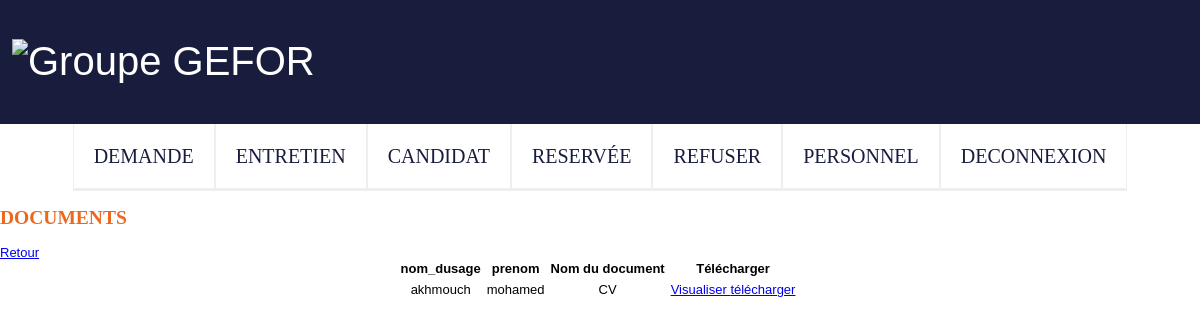
The app's page /admin/document.php?idcandidat=11 with its own data.
### tables this page shows
CREATE TABLE IF NOT EXISTS `document_candidat` (
  `id_candidat` int(11) NOT NULL,
  `id_document` int(11) NOT NULL,
  `url_document` text NOT NULL,
  `date_ajout` date NOT NULL,
  `date_modification` date DEFAULT NULL,
  UNIQUE KEY `id_candidat_2` (`id_candidat`,`id_document`) USING BTREE,
  KEY `id_document` (`id_document`)
);

CREATE TABLE IF NOT EXISTS `candidat` (
  `idcandidat` int(11) NOT NULL AUTO_INCREMENT,
  `nom_dusage` varchar(45) NOT NULL,
  `nom_jeunefille` varchar(255) DEFAULT NULL,
  `prenom` varchar(45) NOT NULL,
  `date_naissance` date DEFAULT NULL,
  `adresse` varchar(75) DEFAULT NULL,
  `cp` varchar(10) DEFAULT NULL,
  `ville` varchar(45) DEFAULT NULL,
  `email` varchar(45) NOT NULL,
  `tel` varchar(14) DEFAULT NULL,
  `nationalite` varchar(255) DEFAULT NULL,
  `reunion_info` tinyint(1) DEFAULT NULL,
  `elementdeclencheur` text,
  `objectif2` text,
  `objectif3` text,
  `objectif4` text,
  `objectif5` text,
  `objectif7` text,
  `objectif8` text,
  `pk_formation` text,
  `court` text,
  `moyen` text,
  `long_terme` text,
  `points_forts` text,
  `axe_progres` text,
  `charges_familiales` text,
  `soutien_entourage` tinyint(1) DEFAULT NULL,
  `avis_formatrice` text,
  `amenagement_parcours` text,
  `remarque_entretien` text,
  `motivations` varchar(45) DEFAULT NULL,
  `resultat_test` varchar(45) DEFAULT NULL,
  `avis_projet` varchar(45) DEFAULT NULL,
  `decision` varchar(45) DEFAULT NULL,
  `remarque_decision` text,
  `organisme_connu` text,
  `id_situation` int(11) DEFAULT NULL,
  `commentaire_situation` varchar(45) DEFAULT NULL,
  `id_formation` int(11) DEFAULT NULL,
  `id_session` int(11) DEFAULT NULL,
  `mot_de_passe` varchar(255) NOT NULL,
  `id_groupe` int(11) NOT NULL,
  `financeur` varchar(40) DEFAULT NULL,
  `prise_en_charge` tinyint(1) DEFAULT NULL,
  `date_ajout` date DEFAULT NULL,
  `date_modification` date DEFAULT NULL,
  `cursus_formulaire` int(11) DEFAULT NULL,
  PRIMARY KEY (`idcandidat`),
  KEY `idformation` (`id_formation`),
  KEY `idsituation_pro` (`id_situation`),
  KEY `id_session` (`id_session`),
  KEY `id_groupe` (`id_groupe`)
);

CREATE TABLE IF NOT EXISTS `document` (
  `id_document` int(11) NOT NULL AUTO_INCREMENT,
  `libellé` varchar(255) NOT NULL,
  PRIMARY KEY (`id_document`)
);

### admin/document.php (the view, shortened to what this page needs)
<?php
require_once("header.php");
require("nav_admin.php");
require_once('../bdd/connect.php');
function securite($data){
    $data=strip_tags($data);
    $data=trim($data);
    $data=htmlspecialchars($data);
    return $data;
}
if(isset($_GET['idcandidat']) && !empty($_GET['idcandidat'])){
    $id= securite($_GET['idcandidat']);
    $base_joint = $db->prepare("SELECT url_document,idcandidat,date_naissance,prenom,nom_dusage,email, document.libellé as nom,url_document
                            FROM document
                            INNER JOIN `document_candidat`
                            ON document.id_document = document_candidat.id_document
                            INNER JOIN candidat
                            ON candidat.idcandidat = document_candidat.id_candidat
                            WHERE idcandidat = $id");
$base_joint->execute();
$document= $base_joint->fetchAll();
}
?>
<h2>DOCUMENTS </h2>
<a href=".php" class="btn btn-primary"> Retour</a>
    <table class="table">
        <thead>
            <th>nom_dusage</th>
            <th>prenom</th>
            <th>Nom du document</th>
            <th>Télécharger</th>
        </thead>
    <tbody>
    <?php
    foreach($document as $doc){
        ?>
   <tr>
   <td> <?=$doc['nom_dusage'] ?></td>
   <td> <?=$doc['prenom'] ?></td>
   <td> <?=$doc['nom'] ?></td>
   <td><a href="../dossier_candidat/<?= $doc['url_document']?>">Visualiser </a>
   <a href="../dossier_candidat/<?= $doc['url_document']; ?>" download="<?= $doc['url_document']; ?>">télécharger</a></td>
</tr>
<?php
}
?>
</tbody>
</table>

### style.css (style rules this page uses)
body { font-family: 'Century Gothic', Calibri, sans-serif; font-size: 13px; margin: 0px; padding: 0px; }
h2 { color: #ec681f; font-family: 'Playfair Display',serif; }
td { text-align: center; margin: 5px; padding: 5px; border-collapse: collapse; }
.table { display: table; margin: 0 auto; border-collapse: collapse; }

### records on screen
document_candidat: id_candidat.nom_dusage "akhmouch", id_candidat.prenom "mohamed", id_document.libellé "CV"
